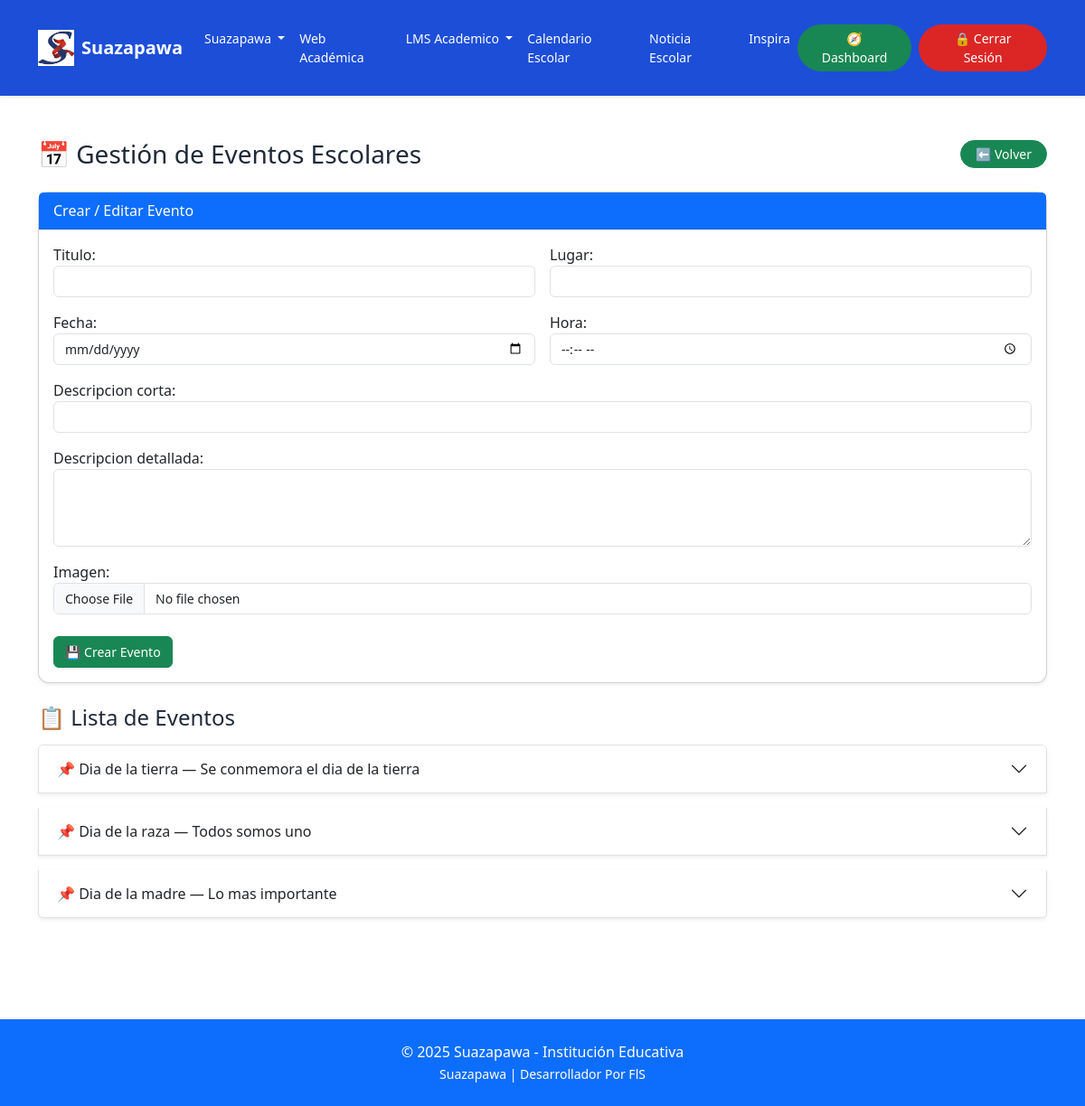
Before: /adminweb/calendario/editar/ (signed in) with the older database file.
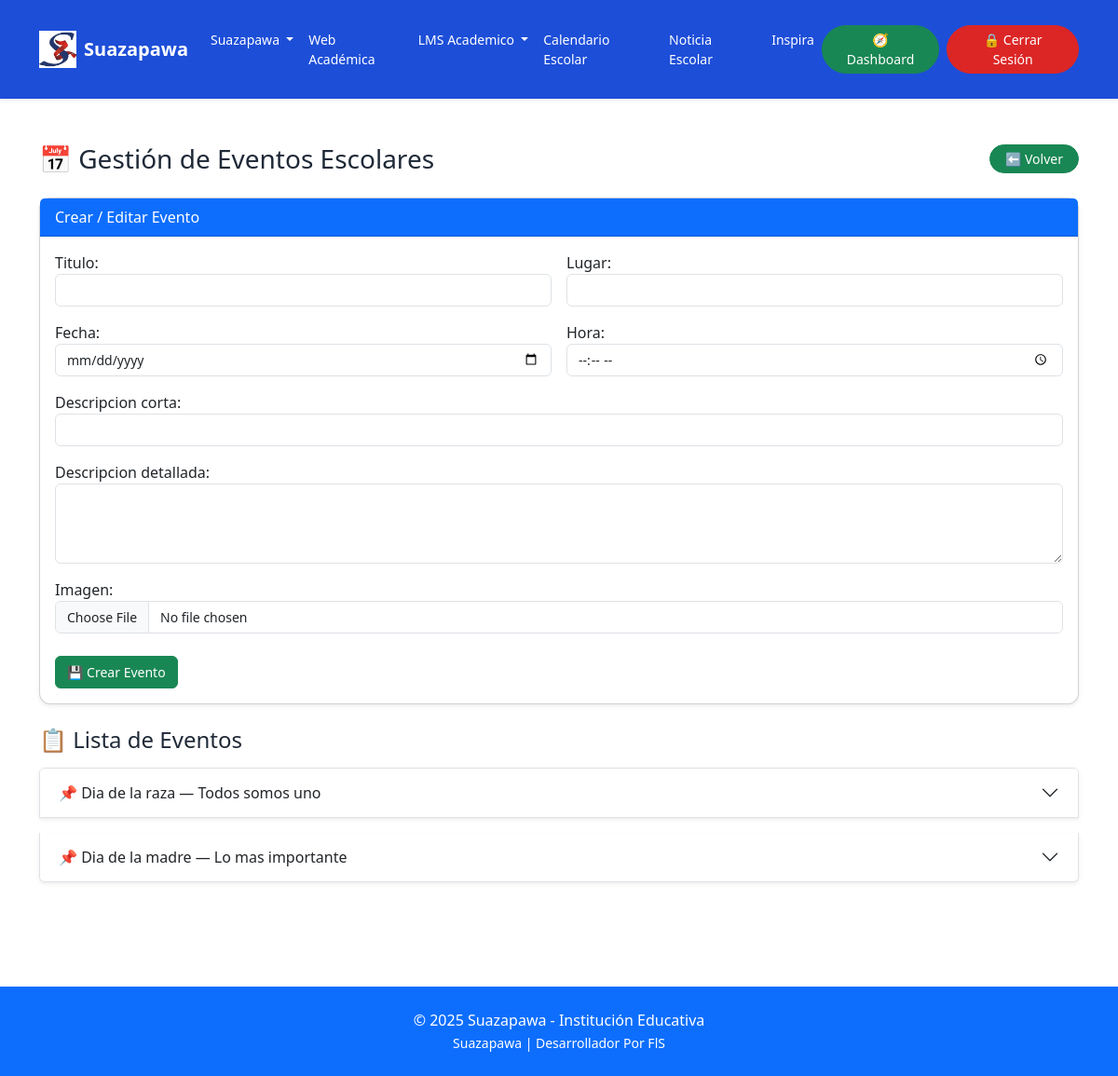
After: the same page with the newer database file.
### web/models.py (models this page shows, shortened)
class Evento(models.Model):
    titulo = models.CharField(max_length=100)
    descripcion_corta = models.CharField(max_length=200)
    descripcion_detallada = models.TextField()
    fecha = models.DateField()
    hora = models.TimeField()
    lugar = models.CharField(max_length=100)
    imagen = models.ImageField(upload_to='calendario')

### web/views.py (the view)
# urls.py: path('calendario/editar/', views.editar_calendario, name='editar_calendario'),
@login_required
def editar_calendario(request):
    eventos = Evento.objects.all().order_by('-fecha')
    form = EventoForm()
    return render(request, 'admin/modulos/calendario.html', {
        'form': form,
        'eventos': eventos
    })

### web/forms.py (shortened to what this page needs)
class EventoForm(forms.ModelForm):
    class Meta:
        model = Evento
        fields = '__all__'
        widgets = {
            'fecha': forms.DateInput(attrs={'type': 'date', 'class': 'form-control'}),
            'hora': forms.TimeInput(attrs={'type': 'time', 'class': 'form-control'}),
            'titulo': forms.TextInput(attrs={'class': 'form-control'}),
            'descripcion_corta': forms.TextInput(attrs={'class': 'form-control'}),
            'descripcion_detallada': forms.Textarea(attrs={'class': 'form-control', 'rows': 3}),
            'lugar': forms.TextInput(attrs={'class': 'form-control'}),
            'imagen': forms.ClearableFileInput(attrs={'class': 'form-control'}),
        }

### web/templates/admin/modulos/calendario.html (shortened to what this page needs)
{% extends 'base.html' %}
{% load static %}
{% block content %}
<div class="d-flex justify-content-between align-items-center mb-4">
  <h3 class="mb-0">📅 Gestión de Eventos Escolares</h3>
  <a href="{% url 'dashboard' %}" class="btn btn-success btn-sm rounded-pill px-3 py-1">
    ⬅️ Volver
  </a>
</div>
<div class="card shadow-sm mb-4">
  <div class="card-header bg-primary text-white">
    Crear / Editar Evento
  </div>
  <div class="card-body">
    <form method="POST" enctype="multipart/form-data"
          action="{% if modo_edicion %}{% url 'actualizar_evento' evento_id %}{% else %}{% url 'crear_evento' %}{% endif %}">
      <div class="row g-3">
        <div class="col-md-6">{{ form.titulo.label_tag }}{{ form.titulo }}</div>
        <div class="col-md-6">{{ form.lugar.label_tag }}{{ form.lugar }}</div>
        <div class="col-md-6">{{ form.fecha.label_tag }}{{ form.fecha }}</div>
        <div class="col-md-6">{{ form.hora.label_tag }}{{ form.hora }}</div>
        <div class="col-md-12">{{ form.descripcion_corta.label_tag }}{{ form.descripcion_corta }}</div>
        <div class="col-md-12">{{ form.descripcion_detallada.label_tag }}{{ form.descripcion_detallada }}</div>
        <div class="col-md-12">{{ form.imagen.label_tag }}{{ form.imagen }}</div>
      </div>
      <div class="mt-4">
        <button type="submit" class="btn {% if modo_edicion %}btn-warning{% else %}btn-success{% endif %}">
          {% if modo_edicion %}✏️ Actualizar Evento{% else %}💾 Crear Evento{% endif %}
        </button>
      </div>
    </form>
  </div>
</div>
<h4 class="mb-3">📋 Lista de Eventos</h4>
<div class="accordion" id="acordeonEventos">
  {% for evento in eventos %}
    <div class="accordion-item mb-3 shadow-sm">
      <h2 class="accordion-header" id="heading{{ evento.id }}">
        <button class="accordion-button collapsed" type="button" data-bs-toggle="collapse"
                data-bs-target="#collapse{{ evento.id }}" aria-expanded="false"
                aria-controls="collapse{{ evento.id }}">
          📌 {{ evento.titulo }} — {{ evento.descripcion_corta }}
        </button>
      </h2>
    </div>
  {% empty %}
    <p class="text-muted">No hay eventos disponibles.</p>
  {% endfor %}
</div>
{% endblock %}

Changed rows visible on the page:
removed Evento: titulo "Dia de la tierra", descripcion_corta "Se conmemora el dia de la tierra"
